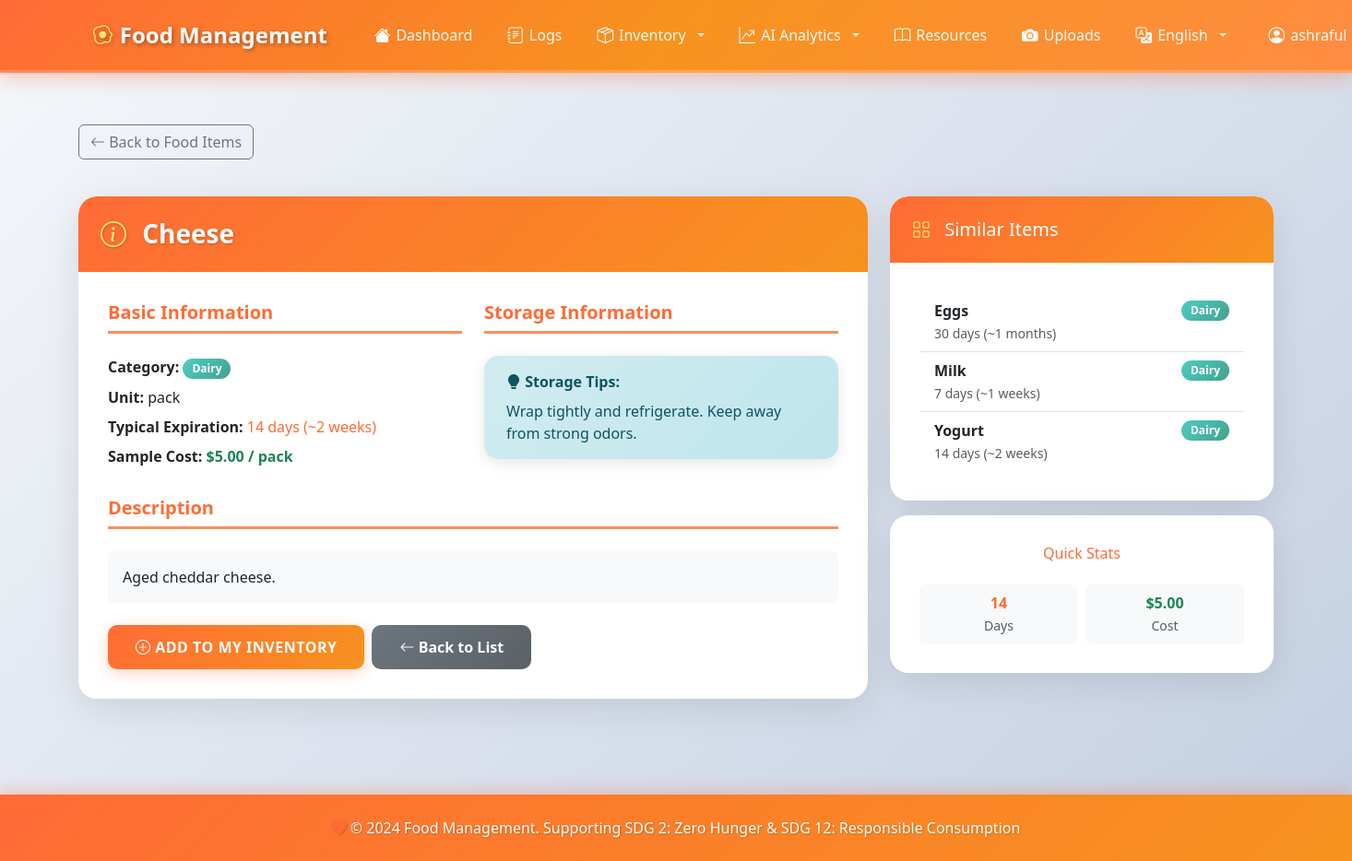
The page /inventory/food-items/12/ (signed in) on the database its author committed.
### inventory/models.py (models this page shows, shortened)
class FoodItem(models.Model):
    CATEGORY_CHOICES = [
        ('vegetable', 'Vegetable'),
        ('fruit', 'Fruit'),
        ('dairy', 'Dairy'),
        ('meat', 'Meat'),
        ('grain', 'Grain'),
        ('beverage', 'Beverage'),
        ('snack', 'Snack'),
        ('frozen', 'Frozen'),
        ('canned', 'Canned'),
        ('spice', 'Spice'),
        ('other', 'Other'),
    ]
    UNIT_CHOICES = [
        ('kg', 'Kilogram (kg)'),
        ('g', 'Gram (g)'),
        ('lb', 'Pound (lb)'),
        ('oz', 'Ounce (oz)'),
        ('l', 'Liter (l)'),
        ('ml', 'Milliliter (ml)'),
        ('cup', 'Cup'),
        ('piece', 'Piece'),
        ('pack', 'Pack'),
        ('bunch', 'Bunch'),
    ]
    name = models.CharField(max_length=255, unique=True, help_text="Name of the food item")
    category = models.CharField(max_length=50, choices=CATEGORY_CHOICES, help_text="Food category")
    typical_expiration_days = models.PositiveIntegerField(
        help_text="Typical expiration period in days",
        null=True,
        blank=True
    )
    sample_cost_per_unit = models.DecimalField(
        max_digits=10,
        decimal_places=2,
        validators=[MinValueValidator(0)],
        help_text="Sample cost per unit (for reference)",
        null=True,
        blank=True
    )
    unit = models.CharField(max_length=20, choices=UNIT_CHOICES, default='piece', help_text="Unit of measurement")
    description = models.TextField(blank=True, null=True, help_text="Description of the food item")
    storage_tips = models.TextField(blank=True, null=True, help_text="Tips for storing this item")
    created_at = models.DateTimeField(auto_now_add=True)
    updated_at = models.DateTimeField(auto_now=True)
    class Meta:
        verbose_name = "Food Item"
        verbose_name_plural = "Food Items"
        ordering = ['category', 'name']
        indexes = [
            models.Index(fields=['category']),
            models.Index(fields=['name']),
        ]
    def get_expiration_info(self):
        if self.typical_expiration_days:
            if self.typical_expiration_days < 7:
                return f"{self.typical_expiration_days} days (Short-term)"
            elif self.typical_expiration_days < 30:
                return f"{self.typical_expiration_days} days (~{self.typical_expiration_days // 7} weeks)"
            else:
                return f"{self.typical_expiration_days} days (~{self.typical_expiration_days // 30} months)"
        return "Not specified"

### inventory/views.py (the view)
# urls.py: path('food-items/<int:pk>/', views.food_item_detail, name='food_item_detail'),
@login_required
def food_item_detail(request, pk):
    food_item = get_object_or_404(FoodItem, pk=pk)
    similar_items = FoodItem.objects.filter(
        category=food_item.category
    ).exclude(pk=food_item.pk)[:5]
    context = {
        'food_item': food_item,
        'similar_items': similar_items,
    }
    return render(request, 'inventory/food_item_detail.html', context)

### templates/inventory/food_item_detail.html (shortened to what this page needs)
{% extends 'base.html' %}
{% block content %}
<div class="row mb-4">
    <div class="col-12">
        <a href="{% url 'inventory:food_items_list' %}" class="btn btn-outline-secondary mb-3">
            <i class="bi bi-arrow-left"></i> Back to Food Items
        </a>
    </div>
</div>
<div class="row">
    <div class="col-md-8">
        <div class="card">
            <div class="card-header text-white">
                <h3 class="card-title mb-0">
                    <i class="bi bi-info-circle"></i> {{ food_item.name }}
                </h3>
            </div>
            <div class="card-body">
                <div class="row mb-4">
                    <div class="col-md-6">
                        <h5 class="text-primary-custom">Basic Information</h5>
                        <p class="mb-2">
                            <strong>Category:</strong>
                            <span class="badge" style="background: var(--gradient-secondary);">
                                {{ food_item.get_category_display }}
                            </span>
                        </p>
                        <p class="mb-2">
                            <strong>Unit:</strong> {{ food_item.unit }}
                        </p>
                        {% if food_item.typical_expiration_days %}
                        <p class="mb-2">
                            <strong>Typical Expiration:</strong>
                            <span class="text-primary-custom">{{ food_item.get_expiration_info }}</span>
                        </p>
                        {% endif %}
                        {% if food_item.sample_cost_per_unit %}
                        <p class="mb-2">
                            <strong>Sample Cost:</strong>
                            <span class="text-success fw-bold">${{ food_item.sample_cost_per_unit }} / {{ food_item.unit }}</span>
                        </p>
                        {% endif %}
                    </div>
                    <div class="col-md-6">
                        <h5 class="text-primary-custom">Storage Information</h5>
                        {% if food_item.storage_tips %}
                        <div class="alert alert-info">
                            <i class="bi bi-lightbulb-fill"></i> <strong>Storage Tips:</strong>
                            <p class="mb-0 mt-2">{{ food_item.storage_tips }}</p>
                        </div>
                        {% else %}
                        <p class="text-muted">No storage tips available.</p>
                        {% endif %}
                    </div>
                </div>
                {% if food_item.description %}
                <div class="mb-4">
                    <h5 class="text-primary-custom">Description</h5>
                    <p class="bg-light p-3 rounded">{{ food_item.description }}</p>
                </div>
                {% endif %}
                <div class="d-flex gap-2">
                    {% if user.is_authenticated %}
                    <a href="{% url 'inventory:create' %}?item_name={{ food_item.name|urlencode }}&category={{ food_item.category }}&unit={{ food_item.unit }}" class="btn btn-primary">
                        <i class="bi bi-plus-circle"></i> Add to My Inventory
                    </a>
                    {% endif %}
                    <a href="{% url 'inventory:food_items_list' %}" class="btn btn-secondary">
                        <i class="bi bi-arrow-left"></i> Back to List
                    </a>
                </div>
            </div>
        </div>
    </div>
    <div class="col-md-4">
        <div class="card">
            <div class="card-header text-white" style="background: var(--gradient-secondary);">
                <h5 class="mb-0">
                    <i class="bi bi-grid"></i> Similar Items
                </h5>
            </div>
            <div class="card-body">
                {% if similar_items %}
                    <div class="list-group list-group-flush">
                        {% for item in similar_items %}
                        <a href="{% url 'inventory:food_item_detail' item.pk %}" class="list-group-item list-group-item-action">
                            <div class="d-flex justify-content-between align-items-center">
                                <strong>{{ item.name }}</strong>
                                <span class="badge" style="background: var(--gradient-secondary);">
                                    {{ item.get_category_display }}
                                </span>
                            </div>
                            {% if item.typical_expiration_days %}
                            <small class="text-muted">{{ item.get_expiration_info }}</small>
                            {% endif %}
                        </a>
                        {% endfor %}
                    </div>
                {% else %}
                    <p class="text-muted text-center py-3">No similar items found.</p>
                {% endif %}
            </div>
        </div>
        <div class="card mt-3">
            <div class="card-body text-center">
                <h6 class="text-primary-custom">Quick Stats</h6>
                <div class="row g-2 mt-3">
                    <div class="col-6">
                        <div class="p-2 bg-light rounded">
                            <strong class="text-primary-custom">
                                {% if food_item.typical_expiration_days %}
                                    {{ food_item.typical_expiration_days }}
                                {% else %}
                                    N/A
                                {% endif %}
                            </strong>
                            <br><small class="text-muted">Days</small>
                        </div>
                    </div>
                    <div class="col-6">
                        <div class="p-2 bg-light rounded">
                            <strong class="text-success">
                                {% if food_item.sample_cost_per_unit %}
                                    ${{ food_item.sample_cost_per_unit }}
                                {% else %}
                                    N/A
                                {% endif %}
                            </strong>
                            <br><small class="text-muted">Cost</small>
                        </div>
                    </div>
                </div>
            </div>
        </div>
    </div>
</div>
{% endblock %}

### templates/base.html (shortened to what this page needs)
{% load i18n static %}
<!DOCTYPE html>
<html lang="{{ LANGUAGE_CODE|default:'en' }}" dir="{% if LANGUAGE_CODE == 'ar' %}rtl{% else %}ltr{% endif %}">
<head>
    {% load static %}
    <link href="https://cdn.jsdelivr.net/npm/bootstrap@5.3.0/dist/css/bootstrap.min.css" rel="stylesheet">
    <link rel="stylesheet" href="https://cdn.jsdelivr.net/npm/bootstrap-icons@1.11.0/font/bootstrap-icons.css">
    <link rel="stylesheet" href="{% static 'css/style.css' %}">
</head>
<body>
    {% if user.is_authenticated %}
    <nav class="navbar navbar-expand-lg navbar-dark sticky-top">
        <div class="container">
            <a class="navbar-brand" href="{% url 'dashboard_placeholder' %}">
                <i class="bi bi-egg-fried"></i> {% trans "Food Management" %}
            </a>
            <div class="collapse navbar-collapse" id="navbarNav">
                <ul class="navbar-nav me-auto">
                    <li class="nav-item">
                        <a class="nav-link" href="{% url 'dashboard_placeholder' %}">
                            <i class="bi bi-house-fill"></i> {% trans "Dashboard" %}
                        </a>
                    </li>
                    <li class="nav-item">
                        <a class="nav-link" href="{% url 'logs:list' %}">
                            <i class="bi bi-journal-text"></i> {% trans "Logs" %}
                        </a>
                    </li>
                    <li class="nav-item dropdown">
                        <a class="nav-link dropdown-toggle" href="#" id="inventoryDropdown" role="button" data-bs-toggle="dropdown" aria-expanded="false">
                            <i class="bi bi-box-seam"></i> {% trans "Inventory" %}
                        </a>
                    </li>
                    <li class="nav-item dropdown">
                        <a class="nav-link dropdown-toggle" href="#" id="aiDropdown" role="button" data-bs-toggle="dropdown" aria-expanded="false">
                            <i class="bi bi-graph-up-arrow"></i> {% trans "AI Analytics" %}
                        </a>
                    </li>
                    <li class="nav-item">
                        <a class="nav-link" href="{% url 'resources:list' %}">
                            <i class="bi bi-book"></i> {% trans "Resources" %}
                        </a>
                    </li>
                    <li class="nav-item">
                        <a class="nav-link" href="{% url 'uploads:list' %}">
                            <i class="bi bi-camera-fill"></i> {% trans "Uploads" %}
                        </a>
                    </li>
                </ul>
                <ul class="navbar-nav">
                    {% get_current_language as CURRENT_LANGUAGE %}
                    {% get_available_languages as LANGUAGES %}
                    <li class="nav-item dropdown me-2">
                        <a class="nav-link dropdown-toggle text-white" href="#" id="languageDropdownAuth" role="button" data-bs-toggle="dropdown" aria-expanded="false">
                            <i class="bi bi-translate"></i>
                            {% for lang_code, lang_name in LANGUAGES %}
                                {% if lang_code == CURRENT_LANGUAGE %}{{ lang_name }}{% endif %}
                            {% endfor %}
                        </a>
                            {% get_language_info_list for LANGUAGES as languages %}
                    </li>
                    <li class="nav-item dropdown">
                        <a class="nav-link dropdown-toggle text-white" href="#" id="userDropdown" role="button" data-bs-toggle="dropdown" aria-expanded="false">
                            <i class="bi bi-person-circle"></i> {{ user.username }}
                        </a>
                    </li>
                </ul>
            </div>
        </div>
    </nav>
    {% endif %}
    <main class="container my-4">
        {% block content %}{% endblock %}
    </main>
    <footer class="text-center py-4 mt-5">
        <div class="container">
            <p class="mb-0">
                <i class="bi bi-heart-fill" style="color: #ff6b35;"></i>
                &copy; 2024 {% trans "Food Management" %}. {% trans "Supporting SDG 2: Zero Hunger & SDG 12: Responsible Consumption" %}
            </p>
        </div>
    </footer>
</body>
</html>

### rows shown on the page
FoodItem: name "Cheese", category "Dairy", unit "pack", get_expiration_info "14 days (~2 weeks)", sample_cost_per_unit "5.00", storage_tips "Wrap tightly and refrigerate. Keep away from strong odors.", description "Aged cheddar cheese.", typical_expiration_days "14"
FoodItem: name "Eggs", category "Dairy", get_expiration_info "30 days (~1 months)"
FoodItem: name "Milk", category "Dairy", get_expiration_info "7 days (~1 weeks)"
FoodItem: name "Yogurt", category "Dairy", get_expiration_info "14 days (~2 weeks)"

### other values the page prints
{{ lang_name }} "English"
{{ user.username }} "ashraful"
